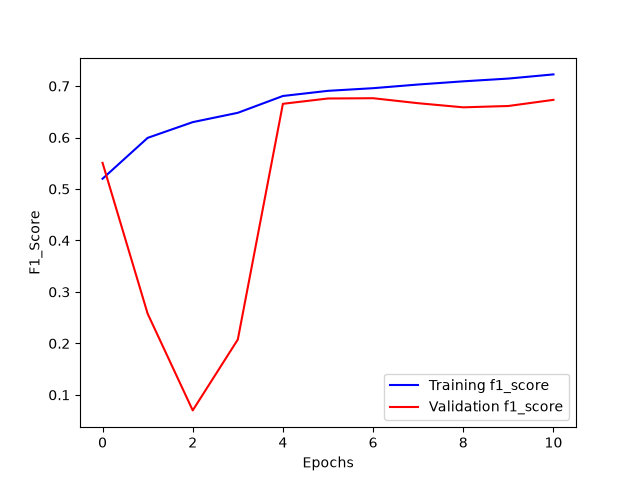

Reproduce this figure in Python.
# %%
# Pour la manipulation de tableaux
import numpy as np

# Imports nécessaires pour construire un modèle CNN avec l'API fonctionnelle de Keras
from tensorflow.keras.layers import Input, Dense
from tensorflow.keras.models import Model,load_model
from tensorflow.keras.layers import Dropout 
from tensorflow.keras.layers import Flatten
from tensorflow.keras.layers import Conv2D 
from tensorflow.keras.layers import MaxPooling2D
from tensorflow.keras.layers import Rescaling
from tensorflow.keras.layers import BatchNormalization,GlobalAveragePooling2D
from tensorflow.keras.preprocessing import image_dataset_from_directory
from tensorflow.keras.regularizers import l2
from sklearn.metrics import f1_score, accuracy_score, classification_report
from sklearn.utils.class_weight import compute_class_weight

# Pour encoder les labels
from tensorflow.keras.utils import to_categorical 

# Pour évaluer les performances 
from sklearn import metrics

# Pour visualiser les performances
import matplotlib.pyplot as plt
from matplotlib import cm
import seaborn as sns
import keras



# %%
import tensorflow as tf
tf.config.list_physical_devices('GPU')

# %%
train_ds = image_dataset_from_directory(
    directory="../../../COVID-19_Radiography_Dataset_split_3classes/train_augmented/",
    image_size=(299, 299),
    batch_size = 32,
    labels="inferred",
    shuffle=True,
    seed=42,
    color_mode='grayscale'
    
)

# %%
train_ds_not_augmented = image_dataset_from_directory(
    directory="../../../COVID-19_Radiography_Dataset_split_3classes/train/",
    image_size=(299, 299),
    batch_size = 32,
    labels="inferred",
    shuffle=True,
    seed = 42,
    color_mode='grayscale'
    
)


# %%
val_ds = image_dataset_from_directory(
    directory="../../../COVID-19_Radiography_Dataset_split_3classes/validation/",
    image_size=(299, 299),
    batch_size = 32,
    labels="inferred",
    seed = 42,
    shuffle=True,
    color_mode='grayscale'
)



# %%
test_ds = image_dataset_from_directory(
    directory="../../../COVID-19_Radiography_Dataset_split_3classes/test/",
    image_size=(299, 299),
    batch_size = 32,
    labels="inferred",
    seed = 42,
    shuffle=True,
    color_mode='grayscale'
)

# à calculer sur les labels du train 
y_train_not_augmented = np.concatenate([labels for images, labels in train_ds_not_augmented], axis=0)
class_weights = compute_class_weight('balanced', classes=np.unique(y_train_not_augmented), y=y_train_not_augmented)
class_weight_dict = dict(enumerate(class_weights))


# %%
from tensorflow.keras.callbacks import Callback
from timeit import default_timer as timer

class TimingCallback(Callback):
    def __init__(self, logs={}):
        self.logs=[]
    def on_epoch_begin(self, epoch, logs={}):
        self.starttime = timer()
    def on_epoch_end(self, epoch, logs={}):
        self.logs.append(timer()-self.starttime)

@keras.saving.register_keras_serializable()
class SparseF1Score(tf.keras.metrics.F1Score):
    """F1Score de Keras adaptée aux labels sparses (entiers) plutôt que one-hot."""
    def __init__(self, num_classes, **kwargs):
        super().__init__(**kwargs)
        self.num_classes_ = num_classes

    def update_state(self, y_true, y_pred, sample_weight=None):
        y_true = tf.one_hot(tf.cast(tf.reshape(y_true, [-1]), tf.int32), depth=self.num_classes_)
        return super().update_state(y_true, y_pred, sample_weight)
    

# %%
from tensorflow.keras.callbacks import ReduceLROnPlateau, EarlyStopping

early_stopping = EarlyStopping(
    patience=5,
    min_delta=0.01,
    verbose=1,
    mode='max',
    monitor='val_f1_score')

reduce_learning_rate = ReduceLROnPlateau(
                                    monitor="val_f1_score",
                                    patience=3, # si val_f1_score stagne sur 3 epochs consécutives selon la valeur min_delta
                                    min_delta=0.01,
                                    factor=0.1,  # On réduit le learning rate d'un facteur 0.1
                                    cooldown=4,  # On attend 4 epochs avant de réitérer 
                                    mode='max',
                                    verbose=1)

time_callback = TimingCallback()

# %%
# Instanciation des couches
inputs = Input(shape=(299, 299, 1), name="Input")

normalization_layer=Rescaling(1./255)

#layer 1 à 3
layer1 = Conv2D(
    filters=32,
    kernel_size=(3, 3),
    padding='same',
    activation='relu',
    name='conv_layer1',
    #kernel_regularizer=l2(1e-4)
)

layer2=BatchNormalization(name="BatchNormalization1")

layer3 = MaxPooling2D(
    pool_size=(2, 2),
    name='max_pooling_layer1'
)
#layer 4 à 6
layer4 = Conv2D(
    filters=64,
    kernel_size=(3, 3),
    padding='same',
    activation='relu',
    name='conv_layer2',
    #kernel_regularizer=l2(1e-4)
)

layer5=BatchNormalization(name="BatchNormalization2")

layer6 = MaxPooling2D(
    pool_size=(2, 2),
    name='max_pooling_layer2'
)

#layer 7 à 9
layer7 = Conv2D(
    filters=128,
    kernel_size=(3, 3),
    padding='same',
    activation='relu',
    name='conv_layer3',
    #kernel_regularizer=l2(1e-4)
)

layer8=BatchNormalization(name="BatchNormalization3")

layer9 = MaxPooling2D(
    pool_size=(2, 2),
    name='max_pooling_layer3'
)

#layer 10 à 12
layer10 = Conv2D(
    filters=256,
    kernel_size=(3, 3),
    padding='same',
    activation='relu',
    name='conv_layer4',
    #kernel_regularizer=l2(1e-4)
)

layer11=BatchNormalization(name="BatchNormalization4")

layer12 = MaxPooling2D(
    pool_size=(2, 2),
    name='max_pooling_layer4'
)


#layer 13 à 15
layer13 = Conv2D(
    filters=512,
    kernel_size=(3, 3),
    padding='same',
    activation='relu',
    name='conv_layer5',
    #kernel_regularizer=l2(1e-4)
)

layer14=BatchNormalization(name="BatchNormalization5")

layer15 = MaxPooling2D(
    pool_size=(2, 2),
    name='max_pooling_layer5'
)

#layer 17 à 21
layer16 = GlobalAveragePooling2D()
layer17 = Dropout(rate=0.3)

#layer18 = Flatten()

layer18 = Dense(
    units=128,
    activation='relu',
    name='dense_hidden_layer'
    
)

layer19 = Dropout(rate=0.3)

output_layer = Dense(
    units=4,
    activation='softmax',
    name='output_layer'
)


# %%
# Utilisation des couches
x= normalization_layer(inputs)
x = layer1(x)
x = layer2(x)
x = layer3(x)
x = layer4(x)
x = layer5(x)
x = layer6(x)
x = layer7(x)
x = layer8(x)
x = layer9(x)
x = layer10(x)
x = layer11(x)
x = layer12(x)
x = layer13(x)
x = layer14(x)
x = layer15(x)
x = layer16(x)
x = layer17(x)
x = layer18(x)
x = layer19(x)



# Création du modèle
outputs = output_layer(x)
model = Model(inputs=inputs, outputs=outputs)

# %%

import keras
model.compile(loss='sparse_categorical_crossentropy', # fonction de perte
              optimizer='adam',                # algorithme d'optimisation
              metrics=[SparseF1Score(num_classes=4, average='macro', name='f1_score')])            # métrique d'évaluation

model_history = model.fit(train_ds,
                          validation_data=val_ds,
                          epochs=50,
                          callbacks = [reduce_learning_rate,
                                       early_stopping,
                                       time_callback],
#                          class_weight=class_weight_dict,  # <-- ajouté             
                          shuffle=False) 

model.save('cnn_512_3classes.keras')




# %%
# Labels des axes
plt.xlabel('Epochs')
plt.ylabel('F1_Score')

# Courbe de la précision sur l'échantillon d'entrainement
plt.plot(
         model_history.history['f1_score'],
         label='Training f1_score',
         color='blue')

# Courbe de la précision sur l'échantillon de test
plt.plot(
         model_history.history['val_f1_score'], 
         label='Validation f1_score',
         color='red')

# Affichage de la légende
plt.legend()



# Sauvegarde
plt.savefig('cnn_512_3classes.png')
np.save('cnn_512_3classes.npy',model_history.history)

# Affichage de la figure
plt.show()
